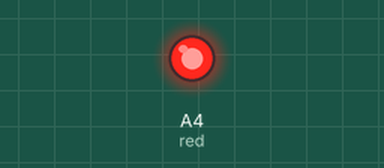
This sketch was run on a simulated Arduino Uno, built with avr-gcc and run on an emulated ATmega328P. Shown: output pins drawn as LEDs (lit = HIGH).

Above: at 1.5 s.
At 3.5 s:
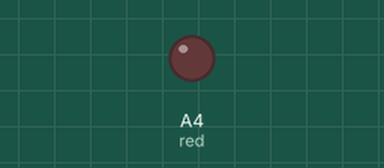
Timing chart, 0 to 5.2 s (numbered marks = the images above):
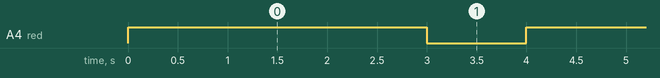

Measured:
- by itself, A4 (red): alternates HIGH for 3.0 s and LOW for 1.0 s

The sketch:

blink.ino
```cpp
//Blink program to test board with default led 13

int red = A4;

void setup(){

  pinMode(red,OUTPUT);
}

void loop(){

  digitalWrite(red,HIGH);
  delay(3000);
  digitalWrite(red,LOW);
  delay(1000);
}
```
